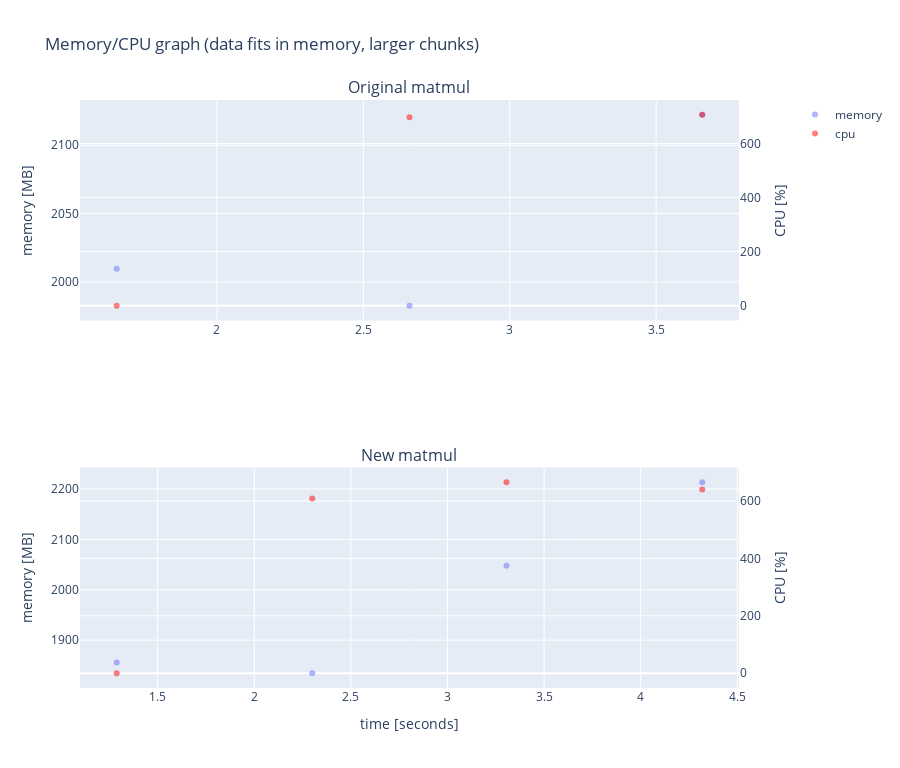

The notebook cell this image was saved under:
### Code cell
graph_mem_and_cpu(perfl6_lc_org, perfl6_lc, "data fits in memory, larger chunks")

### Figure 1 — Plotly figure (JSON) as saved in the notebook; plotly's stock layout.template omitted (floating-point values rounded to 4 significant figures)
{"data": [{"hovertemplate": "time=%{x}<br>mem=%{y}<extra></extra>", "legendgroup": "", "marker": {"color": "#636efa", "opacity": 0.5, "symbol": "circle"}, "mode": "markers", "name": "memory", "orientation": "v", "showlegend": true, "type": "scatter", "x": [1.657, 2.657, 3.657], "xaxis": "x", "y": [2010.0, 1983.0, 2122.0], "yaxis": "y"}, {"hovertemplate": "time=%{x}<br>cpu=%{y}<extra></extra>", "legendgroup": "", "marker": {"color": "red", "opacity": 0.5, "symbol": "circle"}, "mode": "markers", "name": "cpu", "orientation": "v", "showlegend": true, "type": "scatter", "x": [1.657, 2.657, 3.657], "xaxis": "x", "y": [0, 696.9, 706.2], "yaxis": "y2"}, {"hovertemplate": "time=%{x}<br>mem=%{y}<extra></extra>", "legendgroup": "", "marker": {"color": "#636efa", "opacity": 0.5, "symbol": "circle"}, "mode": "markers", "name": "", "orientation": "v", "showlegend": false, "type": "scatter", "x": [1.288, 2.3, 3.306, 4.319], "xaxis": "x2", "y": [1856.0, 1834.0, 2048.0, 2213.0], "yaxis": "y3"}, {"hovertemplate": "time=%{x}<br>cpu=%{y}<extra></extra>", "legendgroup": "", "marker": {"color": "red", "opacity": 0.5, "symbol": "circle"}, "mode": "markers", "name": "", "orientation": "v", "showlegend": false, "type": "scatter", "x": [1.288, 2.3, 3.306, 4.319], "xaxis": "x2", "y": [0, 609, 665.1, 639.7], "yaxis": "y4"}], "layout": {"annotations": [{"font": {"size": 16}, "showarrow": false, "text": "Original matmul", "x": 0.47, "xanchor": "center", "xref": "paper", "y": 1, "yanchor": "bottom", "yref": "paper"}, {"font": {"size": 16}, "showarrow": false, "text": "New matmul", "x": 0.47, "xanchor": "center", "xref": "paper", "y": 0.375, "yanchor": "bottom", "yref": "paper"}], "height": 768, "title": {"text": "Memory/CPU graph (data fits in memory, larger chunks)"}, "xaxis": {"anchor": "y", "domain": [0, 0.94]}, "xaxis2": {"anchor": "y3", "domain": [0, 0.94], "title": {"text": "time [seconds]"}}, "yaxis": {"anchor": "x", "domain": [0.625, 1], "title": {"text": "memory [MB]"}}, "yaxis2": {"anchor": "x", "overlaying": "y", "side": "right", "title": {"text": "CPU [%]"}}, "yaxis3": {"anchor": "x2", "domain": [0, 0.375], "title": {"text": "memory [MB]"}}, "yaxis4": {"anchor": "x2", "overlaying": "y3", "side": "right", "title": {"text": "CPU [%]"}}}}
